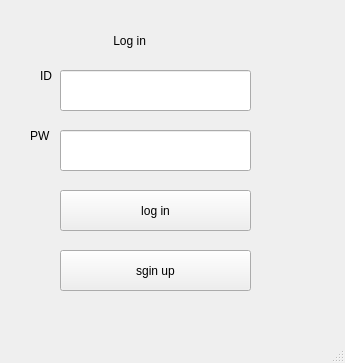
<?xml version="1.0" encoding="UTF-8"?>
<ui version="4.0">
 <class>MainWindow</class>
 <widget class="QMainWindow" name="MainWindow">
  <property name="geometry">
   <rect>
    <x>0</x>
    <y>0</y>
    <width>345</width>
    <height>363</height>
   </rect>
  </property>
  <property name="windowTitle">
   <string>MainWindow</string>
  </property>
  <widget class="QWidget" name="centralwidget">
   <widget class="QStackedWidget" name="stackedWidget">
    <property name="geometry">
     <rect>
      <x>0</x>
      <y>0</y>
      <width>331</width>
      <height>301</height>
     </rect>
    </property>
    <property name="currentIndex">
     <number>0</number>
    </property>
    <widget class="QWidget" name="page">
     <widget class="QLabel" name="label_2">
      <property name="geometry">
       <rect>
        <x>60</x>
        <y>20</y>
        <width>161</width>
        <height>41</height>
       </rect>
      </property>
      <property name="text">
       <string>                Log in</string>
      </property>
     </widget>
     <widget class="QLineEdit" name="log_id">
      <property name="geometry">
       <rect>
        <x>60</x>
        <y>70</y>
        <width>191</width>
        <height>41</height>
       </rect>
      </property>
      <property name="text">
       <string/>
      </property>
     </widget>
     <widget class="QLineEdit" name="loi_pw">
      <property name="geometry">
       <rect>
        <x>60</x>
        <y>130</y>
        <width>191</width>
        <height>41</height>
       </rect>
      </property>
      <property name="text">
       <string/>
      </property>
     </widget>
     <widget class="QPushButton" name="log_Button">
      <property name="geometry">
       <rect>
        <x>60</x>
        <y>190</y>
        <width>191</width>
        <height>41</height>
       </rect>
      </property>
      <property name="text">
       <string>log in</string>
      </property>
     </widget>
     <widget class="QPushButton" name="log_sginup_Button">
      <property name="geometry">
       <rect>
        <x>60</x>
        <y>250</y>
        <width>191</width>
        <height>41</height>
       </rect>
      </property>
      <property name="text">
       <string>sgin up</string>
      </property>
     </widget>
     <widget class="QLabel" name="label_5">
      <property name="geometry">
       <rect>
        <x>30</x>
        <y>120</y>
        <width>51</width>
        <height>31</height>
       </rect>
      </property>
      <property name="text">
       <string>PW</string>
      </property>
     </widget>
     <widget class="QLabel" name="label_6">
      <property name="geometry">
       <rect>
        <x>40</x>
        <y>60</y>
        <width>51</width>
        <height>31</height>
       </rect>
      </property>
      <property name="text">
       <string>ID</string>
      </property>
     </widget>
    </widget>
    <widget class="QWidget" name="page_2">
     <widget class="QLabel" name="label_3">
      <property name="geometry">
       <rect>
        <x>110</x>
        <y>20</y>
        <width>121</width>
        <height>31</height>
       </rect>
      </property>
      <property name="text">
       <string>sgin up</string>
      </property>
     </widget>
     <widget class="QLineEdit" name="sginup_id">
      <property name="geometry">
       <rect>
        <x>50</x>
        <y>70</y>
        <width>181</width>
        <height>41</height>
       </rect>
      </property>
      <property name="text">
       <string/>
      </property>
     </widget>
     <widget class="QLineEdit" name="shinup_pw">
      <property name="geometry">
       <rect>
        <x>50</x>
        <y>120</y>
        <width>181</width>
        <height>41</height>
       </rect>
      </property>
      <property name="text">
       <string/>
      </property>
     </widget>
     <widget class="QPushButton" name="sginup_Button">
      <property name="geometry">
       <rect>
        <x>50</x>
        <y>180</y>
        <width>181</width>
        <height>41</height>
       </rect>
      </property>
      <property name="text">
       <string>sgin up</string>
      </property>
     </widget>
     <widget class="QPushButton" name="cancle_button">
      <property name="geometry">
       <rect>
        <x>50</x>
        <y>240</y>
        <width>181</width>
        <height>41</height>
       </rect>
      </property>
      <property name="text">
       <string>cancel</string>
      </property>
     </widget>
     <widget class="QPushButton" name="doublecheck_bt">
      <property name="geometry">
       <rect>
        <x>240</x>
        <y>70</y>
        <width>81</width>
        <height>31</height>
       </rect>
      </property>
      <property name="styleSheet">
       <string notr="true">border-width: 1px;
border-color: #339;
border-style: solid;
border-radius: 4;
padding: 3px;
font: 75 8pt &quot;Arial&quot;;
background-color: rgb(235, 235, 235);</string>
      </property>
      <property name="text">
       <string>double check</string>
      </property>
     </widget>
     <widget class="QLabel" name="label">
      <property name="geometry">
       <rect>
        <x>30</x>
        <y>60</y>
        <width>51</width>
        <height>31</height>
       </rect>
      </property>
      <property name="text">
       <string>ID</string>
      </property>
     </widget>
     <widget class="QLabel" name="label_4">
      <property name="geometry">
       <rect>
        <x>20</x>
        <y>110</y>
        <width>51</width>
        <height>31</height>
       </rect>
      </property>
      <property name="text">
       <string>PW</string>
      </property>
     </widget>
    </widget>
   </widget>
  </widget>
  <widget class="QMenuBar" name="menubar">
   <property name="geometry">
    <rect>
     <x>0</x>
     <y>0</y>
     <width>345</width>
     <height>21</height>
    </rect>
   </property>
  </widget>
  <widget class="QStatusBar" name="statusbar"/>
 </widget>
 <resources/>
 <connections/>
</ui>
